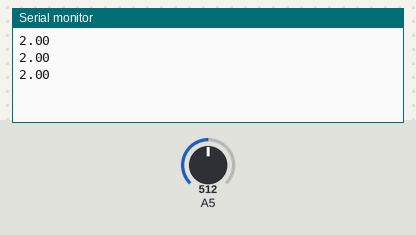
Bench run of a sketch on a simulated Arduino Uno, built with avr-gcc and run on an emulated ATmega328P. On the bench: the last lines printed to the serial monitor. The inputs (shaded band) are chosen by the test bench; at power-on: A5 = 512.

Above: at 1.3 s.
1.4 s: A5 set to 716
At 1.9 s:
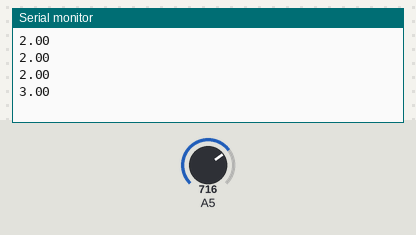
2.9 s: A5 set to 900
At 3.4 s:
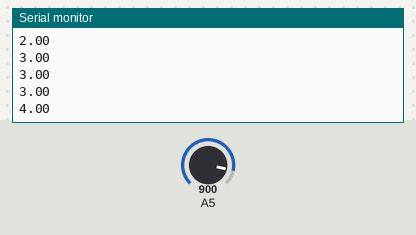
Timing chart, 0 to 5.9 s (numbered marks = the images above; inputs shaded):
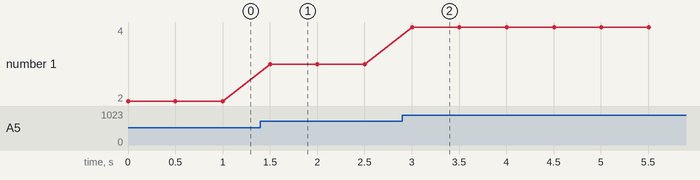

The sketch:

Moteur_L293.ino
```cpp
void setup() {
pinMode(A5,INPUT);
Serial.begin(9600);
}

void loop() {
double var=0.0;
var=map(analogRead(A5),0,1023,0.0,5.0);
Serial.println(var);
delay(500);
}
```

Measured:
- after the input at 1.4 s, the serial monitor: prints a new line after 0.10 s (image 1)
- after the input at 2.9 s, the serial monitor: prints a new line after 0.10 s (image 2)
- plotted number 1: 2 → 3 after the input at 1.4 s, 3 → 4 after the input at 2.9 s
